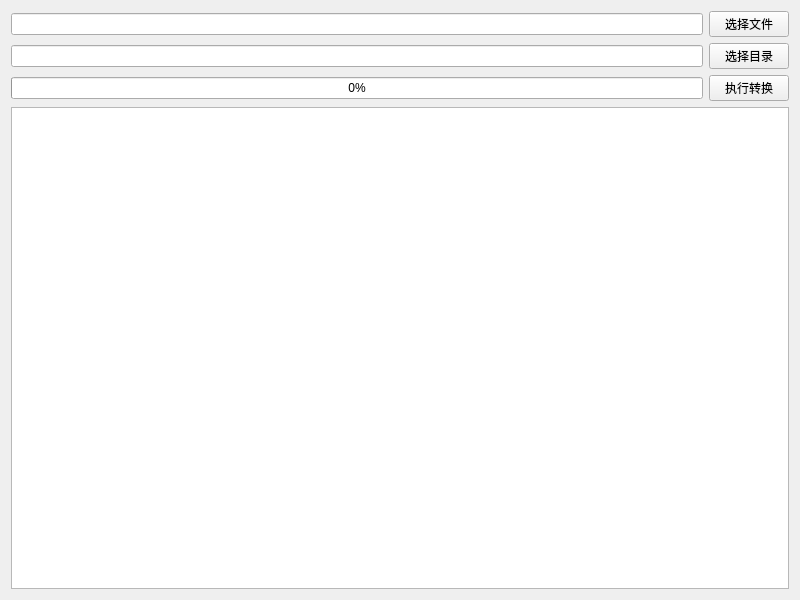
<?xml version="1.0" encoding="UTF-8"?>
<ui version="4.0">
 <class>frmPngTool</class>
 <widget class="QWidget" name="frmPngTool">
  <property name="geometry">
   <rect>
    <x>0</x>
    <y>0</y>
    <width>800</width>
    <height>600</height>
   </rect>
  </property>
  <property name="windowTitle">
   <string>Form</string>
  </property>
  <layout class="QGridLayout" name="gridLayout">
   <item row="0" column="0">
    <widget class="QLineEdit" name="txtFile"/>
   </item>
   <item row="2" column="1">
    <widget class="QPushButton" name="btnOk">
     <property name="text">
      <string>执行转换</string>
     </property>
    </widget>
   </item>
   <item row="1" column="0">
    <widget class="QLineEdit" name="txtDir"/>
   </item>
   <item row="1" column="1">
    <widget class="QPushButton" name="btnDir">
     <property name="text">
      <string>选择目录</string>
     </property>
    </widget>
   </item>
   <item row="0" column="1">
    <widget class="QPushButton" name="btnFile">
     <property name="text">
      <string>选择文件</string>
     </property>
    </widget>
   </item>
   <item row="2" column="0">
    <widget class="QProgressBar" name="progress">
     <property name="value">
      <number>0</number>
     </property>
     <property name="alignment">
      <set>Qt::AlignCenter</set>
     </property>
    </widget>
   </item>
   <item row="3" column="0" colspan="2">
    <widget class="QTextEdit" name="txtMain"/>
   </item>
  </layout>
 </widget>
 <resources/>
 <connections/>
</ui>
